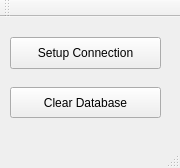
<?xml version="1.0" encoding="UTF-8"?>
<ui version="4.0">
 <class>MainWindow</class>
 <widget class="QMainWindow" name="MainWindow">
  <property name="geometry">
   <rect>
    <x>0</x>
    <y>0</y>
    <width>180</width>
    <height>168</height>
   </rect>
  </property>
  <property name="windowTitle">
   <string>MainWindow</string>
  </property>
  <widget class="QWidget" name="centralWidget">
   <widget class="QPushButton" name="pushButton">
    <property name="geometry">
     <rect>
      <x>10</x>
      <y>20</y>
      <width>151</width>
      <height>32</height>
     </rect>
    </property>
    <property name="text">
     <string>Setup Connection</string>
    </property>
   </widget>
   <widget class="QPushButton" name="clearDatabaseButton">
    <property name="geometry">
     <rect>
      <x>10</x>
      <y>70</y>
      <width>151</width>
      <height>31</height>
     </rect>
    </property>
    <property name="text">
     <string>Clear Database</string>
    </property>
   </widget>
  </widget>
  <widget class="QMenuBar" name="menuBar">
   <property name="geometry">
    <rect>
     <x>0</x>
     <y>0</y>
     <width>180</width>
     <height>21</height>
    </rect>
   </property>
  </widget>
  <widget class="QToolBar" name="mainToolBar">
   <attribute name="toolBarArea">
    <enum>TopToolBarArea</enum>
   </attribute>
   <attribute name="toolBarBreak">
    <bool>false</bool>
   </attribute>
  </widget>
  <widget class="QStatusBar" name="statusBar"/>
 </widget>
 <layoutdefault spacing="6" margin="11"/>
 <resources/>
 <connections/>
</ui>
